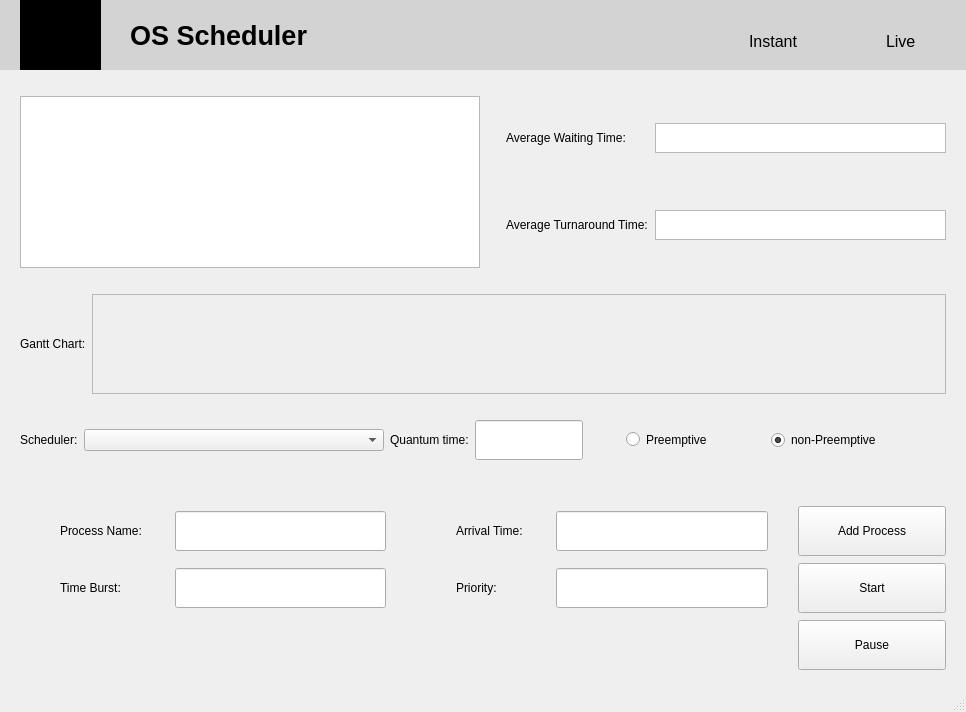
<?xml version="1.0" encoding="UTF-8"?>
<ui version="4.0">
 <class>MainWindow</class>
 <widget class="QMainWindow" name="MainWindow">
  <property name="geometry">
   <rect>
    <x>0</x>
    <y>0</y>
    <width>966</width>
    <height>712</height>
   </rect>
  </property>
  <property name="windowTitle">
   <string>MainWindow</string>
  </property>
  <widget class="QWidget" name="centralwidget">
   <layout class="QGridLayout" name="gridLayout_4" rowstretch="1,0,0,1,5">
    <property name="leftMargin">
     <number>0</number>
    </property>
    <property name="topMargin">
     <number>0</number>
    </property>
    <property name="rightMargin">
     <number>0</number>
    </property>
    <property name="bottomMargin">
     <number>0</number>
    </property>
    <item row="0" column="0">
     <widget class="QWidget" name="widget" native="true">
      <property name="minimumSize">
       <size>
        <width>0</width>
        <height>70</height>
       </size>
      </property>
      <property name="maximumSize">
       <size>
        <width>16777215</width>
        <height>70</height>
       </size>
      </property>
      <property name="styleSheet">
       <string notr="true">background-color:lightgrey;</string>
      </property>
      <widget class="QLabel" name="label_9">
       <property name="geometry">
        <rect>
         <x>130</x>
         <y>0</y>
         <width>301</width>
         <height>71</height>
        </rect>
       </property>
       <property name="font">
        <font>
         <family>Segoe UI</family>
         <pointsize>20</pointsize>
         <italic>false</italic>
         <bold>true</bold>
        </font>
       </property>
       <property name="styleSheet">
        <string notr="true">font: 700 20pt &quot;Segoe UI&quot;;
color:black;</string>
       </property>
       <property name="text">
        <string>OS Scheduler</string>
       </property>
      </widget>
      <widget class="QGraphicsView" name="graphicsView">
       <property name="geometry">
        <rect>
         <x>20</x>
         <y>0</y>
         <width>81</width>
         <height>71</height>
        </rect>
       </property>
       <property name="styleSheet">
        <string notr="true">background-color:black;</string>
       </property>
      </widget>
      <widget class="QWidget" name="layoutWidget">
       <property name="geometry">
        <rect>
         <x>749</x>
         <y>20</y>
         <width>191</width>
         <height>43</height>
        </rect>
       </property>
       <layout class="QHBoxLayout" name="horizontalLayout_3">
        <item>
         <widget class="QLabel" name="label_10">
          <property name="font">
           <font>
            <pointsize>12</pointsize>
           </font>
          </property>
          <property name="styleSheet">
           <string notr="true">color: black</string>
          </property>
          <property name="text">
           <string>Instant</string>
          </property>
         </widget>
        </item>
        <item>
         <widget class="QWidget" name="toggle_button" native="true">
          <property name="minimumSize">
           <size>
            <width>71</width>
            <height>41</height>
           </size>
          </property>
         </widget>
        </item>
        <item>
         <widget class="QLabel" name="label_11">
          <property name="font">
           <font>
            <pointsize>12</pointsize>
           </font>
          </property>
          <property name="styleSheet">
           <string notr="true">color: black</string>
          </property>
          <property name="text">
           <string>Live</string>
          </property>
         </widget>
        </item>
       </layout>
      </widget>
     </widget>
    </item>
    <item row="1" column="0">
     <layout class="QGridLayout" name="gridLayout_3">
      <property name="leftMargin">
       <number>20</number>
      </property>
      <property name="topMargin">
       <number>20</number>
      </property>
      <property name="rightMargin">
       <number>20</number>
      </property>
      <property name="bottomMargin">
       <number>20</number>
      </property>
      <item row="0" column="0">
       <widget class="QTableView" name="tableView"/>
      </item>
      <item row="0" column="1">
       <layout class="QGridLayout" name="gridLayout_2">
        <property name="leftMargin">
         <number>20</number>
        </property>
        <property name="topMargin">
         <number>20</number>
        </property>
        <property name="rightMargin">
         <number>0</number>
        </property>
        <property name="bottomMargin">
         <number>20</number>
        </property>
        <property name="horizontalSpacing">
         <number>7</number>
        </property>
        <property name="verticalSpacing">
         <number>50</number>
        </property>
        <item row="0" column="0">
         <widget class="QLabel" name="avgWaitingLabel">
          <property name="text">
           <string>Average Waiting Time:</string>
          </property>
         </widget>
        </item>
        <item row="1" column="0">
         <widget class="QLabel" name="avgTurnaroundLabel">
          <property name="text">
           <string>Average Turnaround Time:</string>
          </property>
         </widget>
        </item>
        <item row="0" column="1">
         <widget class="QTextBrowser" name="avgWaitingText">
          <property name="maximumSize">
           <size>
            <width>16777215</width>
            <height>30</height>
           </size>
          </property>
          <property name="verticalScrollBarPolicy">
           <enum>Qt::ScrollBarPolicy::ScrollBarAlwaysOff</enum>
          </property>
          <property name="horizontalScrollBarPolicy">
           <enum>Qt::ScrollBarPolicy::ScrollBarAlwaysOff</enum>
          </property>
         </widget>
        </item>
        <item row="1" column="1">
         <widget class="QTextBrowser" name="avgTurnaroundText">
          <property name="maximumSize">
           <size>
            <width>16777215</width>
            <height>30</height>
           </size>
          </property>
          <property name="verticalScrollBarPolicy">
           <enum>Qt::ScrollBarPolicy::ScrollBarAlwaysOff</enum>
          </property>
          <property name="horizontalScrollBarPolicy">
           <enum>Qt::ScrollBarPolicy::ScrollBarAlwaysOff</enum>
          </property>
         </widget>
        </item>
       </layout>
      </item>
     </layout>
    </item>
    <item row="2" column="0">
     <layout class="QHBoxLayout" name="horizontalLayout_2">
      <property name="leftMargin">
       <number>20</number>
      </property>
      <property name="rightMargin">
       <number>20</number>
      </property>
      <item>
       <widget class="QLabel" name="label_8">
        <property name="text">
         <string>Gantt Chart:</string>
        </property>
       </widget>
      </item>
      <item>
       <widget class="QScrollArea" name="scrollArea">
        <property name="minimumSize">
         <size>
          <width>0</width>
          <height>100</height>
         </size>
        </property>
        <property name="maximumSize">
         <size>
          <width>16777215</width>
          <height>100</height>
         </size>
        </property>
        <property name="widgetResizable">
         <bool>true</bool>
        </property>
        <widget class="QWidget" name="scrollAreaWidgetContents">
         <property name="geometry">
          <rect>
           <x>0</x>
           <y>0</y>
           <width>839</width>
           <height>98</height>
          </rect>
         </property>
        </widget>
       </widget>
      </item>
     </layout>
    </item>
    <item row="3" column="0">
     <layout class="QHBoxLayout" name="horizontalLayout" stretch="0,0,0,0,1,1">
      <property name="leftMargin">
       <number>20</number>
      </property>
      <property name="topMargin">
       <number>20</number>
      </property>
      <property name="rightMargin">
       <number>20</number>
      </property>
      <property name="bottomMargin">
       <number>20</number>
      </property>
      <item>
       <widget class="QLabel" name="schedulerLabel">
        <property name="text">
         <string>Scheduler:</string>
        </property>
       </widget>
      </item>
      <item>
       <widget class="QComboBox" name="schedulerSelect">
        <property name="sizePolicy">
         <sizepolicy hsizetype="Fixed" vsizetype="Fixed">
          <horstretch>0</horstretch>
          <verstretch>0</verstretch>
         </sizepolicy>
        </property>
        <property name="minimumSize">
         <size>
          <width>300</width>
          <height>0</height>
         </size>
        </property>
        <property name="maximumSize">
         <size>
          <width>300</width>
          <height>16777215</height>
         </size>
        </property>
       </widget>
      </item>
      <item>
       <widget class="QLabel" name="label_12">
        <property name="text">
         <string>Quantum time:</string>
        </property>
       </widget>
      </item>
      <item>
       <widget class="QLineEdit" name="quantumText">
        <property name="minimumSize">
         <size>
          <width>0</width>
          <height>40</height>
         </size>
        </property>
       </widget>
      </item>
      <item>
       <widget class="QRadioButton" name="preemptive">
        <property name="styleSheet">
         <string notr="true">margin:0 auto 0 auto</string>
        </property>
        <property name="text">
         <string>Preemptive</string>
        </property>
       </widget>
      </item>
      <item>
       <widget class="QRadioButton" name="non_preemptive">
        <property name="text">
         <string>non-Preemptive</string>
        </property>
        <property name="checked">
         <bool>true</bool>
        </property>
       </widget>
      </item>
     </layout>
    </item>
    <item row="4" column="0">
     <layout class="QGridLayout" name="gridLayout" rowstretch="0,0,0" columnstretch="3,10,3,10,7">
      <property name="leftMargin">
       <number>20</number>
      </property>
      <property name="topMargin">
       <number>20</number>
      </property>
      <property name="rightMargin">
       <number>20</number>
      </property>
      <property name="bottomMargin">
       <number>20</number>
      </property>
      <property name="horizontalSpacing">
       <number>30</number>
      </property>
      <property name="verticalSpacing">
       <number>7</number>
      </property>
      <item row="0" column="4">
       <widget class="QPushButton" name="addProcessButton">
        <property name="minimumSize">
         <size>
          <width>0</width>
          <height>50</height>
         </size>
        </property>
        <property name="text">
         <string>Add Process</string>
        </property>
       </widget>
      </item>
      <item row="1" column="0">
       <widget class="QLabel" name="label_3">
        <property name="styleSheet">
         <string notr="true">margin:0 0 0 auto</string>
        </property>
        <property name="text">
         <string>Time Burst:</string>
        </property>
       </widget>
      </item>
      <item row="2" column="4">
       <widget class="QPushButton" name="pauseButton">
        <property name="minimumSize">
         <size>
          <width>0</width>
          <height>50</height>
         </size>
        </property>
        <property name="text">
         <string>Pause</string>
        </property>
       </widget>
      </item>
      <item row="0" column="1">
       <widget class="QLineEdit" name="processNameLine">
        <property name="minimumSize">
         <size>
          <width>0</width>
          <height>40</height>
         </size>
        </property>
       </widget>
      </item>
      <item row="0" column="0">
       <widget class="QLabel" name="label_2">
        <property name="styleSheet">
         <string notr="true">margin:0 0 0 auto</string>
        </property>
        <property name="text">
         <string>Process Name:</string>
        </property>
       </widget>
      </item>
      <item row="1" column="1">
       <widget class="QLineEdit" name="timeBurstText">
        <property name="minimumSize">
         <size>
          <width>0</width>
          <height>40</height>
         </size>
        </property>
       </widget>
      </item>
      <item row="1" column="4">
       <widget class="QPushButton" name="startButton">
        <property name="minimumSize">
         <size>
          <width>0</width>
          <height>50</height>
         </size>
        </property>
        <property name="text">
         <string>Start</string>
        </property>
       </widget>
      </item>
      <item row="0" column="2">
       <widget class="QLabel" name="label_5">
        <property name="styleSheet">
         <string notr="true">margin:0 0 0 auto</string>
        </property>
        <property name="text">
         <string>Arrival Time:</string>
        </property>
       </widget>
      </item>
      <item row="0" column="3">
       <widget class="QLineEdit" name="arrivalText">
        <property name="minimumSize">
         <size>
          <width>0</width>
          <height>40</height>
         </size>
        </property>
       </widget>
      </item>
      <item row="1" column="2">
       <widget class="QLabel" name="label_4">
        <property name="styleSheet">
         <string notr="true">margin:0 0 0 auto</string>
        </property>
        <property name="text">
         <string>Priority:</string>
        </property>
        <property name="scaledContents">
         <bool>false</bool>
        </property>
        <property name="indent">
         <number>-1</number>
        </property>
       </widget>
      </item>
      <item row="1" column="3">
       <widget class="QLineEdit" name="priorityText">
        <property name="enabled">
         <bool>true</bool>
        </property>
        <property name="minimumSize">
         <size>
          <width>0</width>
          <height>40</height>
         </size>
        </property>
       </widget>
      </item>
     </layout>
    </item>
   </layout>
  </widget>
  <widget class="QMenuBar" name="menubar">
   <property name="geometry">
    <rect>
     <x>0</x>
     <y>0</y>
     <width>966</width>
     <height>25</height>
    </rect>
   </property>
  </widget>
  <widget class="QStatusBar" name="statusbar"/>
 </widget>
 <resources/>
 <connections/>
</ui>
